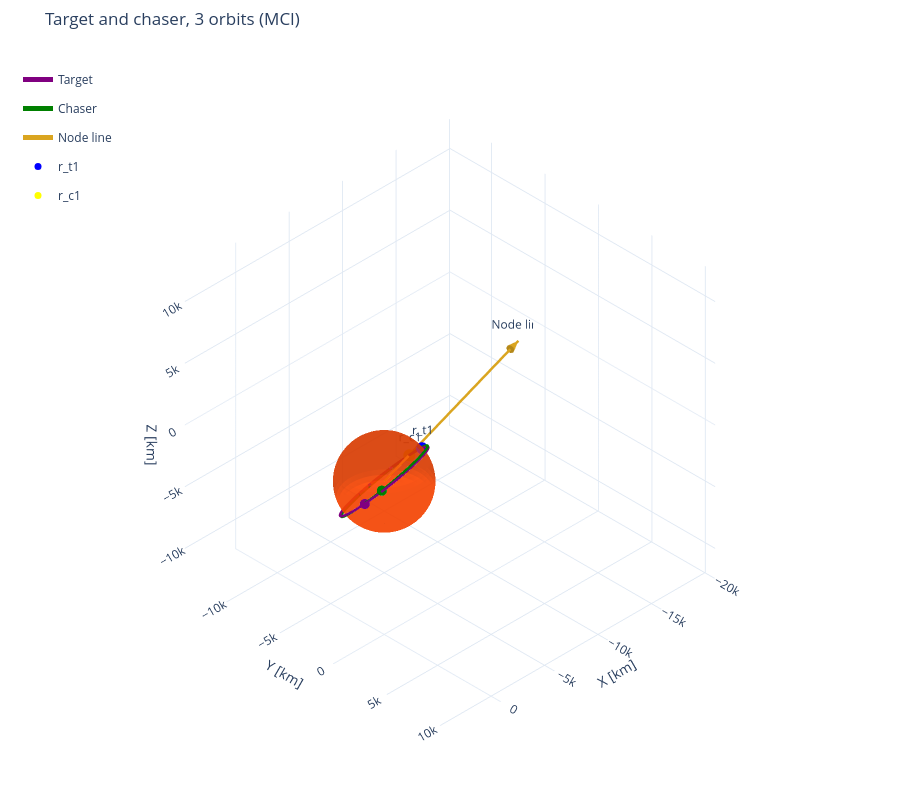

Notebook code cell kept with this figure:
### Code cell
vectors = [
    {
        "direction": n_hat,
        "length": 20000,
        "name": "Node line",
        "color": "goldenrod",
        "label": True,
    },
]

points = [
    {
        "name": "r_t1",
        "location": r_t1 * M_TO_KM,
        "color": "blue",
    },
    {
        "name": "r_c1",
        "location": r_c1 * M_TO_KM,
        "color": "yellow",
    },
    # {
    #     "name": "SOI along v_inf",
    #     "location": -mars_soi_km * unit(v_inf_mci_km),
    #     "color": "green",
    # },
]

fig = plot_3d(
    [rv_target_mci[:, 0:3] * M_TO_KM, rv_chaser_mci[:, 0:3] * M_TO_KM],
    [t_s, t_s],
    labels=["Target", "Chaser"],
    trace_colors=["purple", "green"],
    bodies={"name": "Mars", "radius": R_MARS * M_TO_KM, "color": "orangered"},
    title=f"Target and chaser, {N_ORBITS} orbits (MCI)",
    vectors=vectors,
    points=points,
    units="km",
)

### Figure 1 — Plotly figure (JSON) as saved in the notebook; plotly's stock layout.template omitted (floating-point values rounded to 4 significant figures; data arrays with more than 128 entries replaced by an {"elided": "..."} marker saying what was removed)
{"data": [{"colorscale": [[0, "orangered"], [1, "orangered"]], "hoverinfo": "skip", "name": "Mars", "opacity": 0.7, "showlegend": false, "showscale": false, "type": "surface", "x": {"elided": "60x30 float values"}, "y": {"elided": "60x30 float values"}, "z": {"elided": "60x30 float values"}}, {"legendgroup": "Target", "line": {"color": "purple", "width": 5}, "mode": "lines", "name": "Target", "type": "scatter3d", "x": {"elided": "3000 float values"}, "y": {"elided": "3000 float values"}, "z": {"elided": "3000 float values"}}, {"legendgroup": "Target", "marker": {"color": "purple", "size": 6}, "mode": "markers", "name": "Target End", "showlegend": false, "type": "scatter3d", "x": [3326.0], "y": [1500.0], "z": [587.9]}, {"legendgroup": "Chaser", "line": {"color": "green", "width": 5}, "mode": "lines", "name": "Chaser", "type": "scatter3d", "x": {"elided": "3000 float values"}, "y": {"elided": "3000 float values"}, "z": {"elided": "3000 float values"}}, {"legendgroup": "Chaser", "marker": {"color": "green", "size": 6}, "mode": "markers", "name": "Chaser End", "showlegend": false, "type": "scatter3d", "x": [2452.0], "y": [2225.0], "z": [1596.0]}, {"legendgroup": "vector-5", "line": {"color": "goldenrod", "width": 5}, "mode": "lines+text", "name": "Node line", "text": ["", "Node line"], "textposition": "top center", "type": "scatter3d", "x": [0, -18920.0], "y": [0, -6363.0], "z": [0, -1249.0]}, {"anchor": "tip", "colorscale": [[0, "goldenrod"], [1, "goldenrod"]], "hoverinfo": "skip", "legendgroup": "vector-5", "name": "Node line arrowhead", "showlegend": false, "showscale": false, "sizemode": "absolute", "sizeref": 1200, "type": "cone", "u": [-0.946], "v": [-0.3181], "w": [-0.06246], "x": [-18920.0], "y": [-6363.0], "z": [-1249.0]}, {"marker": {"color": "blue", "size": 7, "symbol": "circle"}, "mode": "markers+text", "name": "r_t1", "text": ["r_t1"], "textposition": "top center", "type": "scatter3d", "x": [-3593.0], "y": [-68.4], "z": [863.9]}, {"marker": {"color": "yellow", "size": 7, "symbol": "circle"}, "mode": "markers+text", "name": "r_c1", "text": ["r_c1"], "textposition": "top center", "type": "scatter3d", "x": [-3526.0], "y": [-1186.0], "z": [-232.8]}], "layout": {"height": 800, "legend": {"bgcolor": "rgba(0,0,0,0)", "borderwidth": 0, "x": 0.02, "y": 0.98}, "margin": {"b": 0, "l": 0, "r": 0, "t": 50}, "scene": {"aspectmode": "cube", "camera": {"eye": {"x": 1.732, "y": 1.732, "z": 1.732}, "projection": {"type": "orthographic"}, "up": {"x": 0, "y": 0, "z": 1}}, "xaxis": {"range": [-20050.0, 4761.0], "title": {"text": "X [km]"}}, "yaxis": {"range": [-13890.0, 10920.0], "title": {"text": "Y [km]"}}, "zaxis": {"range": [-12400.0, 12400.0], "title": {"text": "Z [km]"}}}, "title": {"text": "Target and chaser, 3 orbits (MCI)"}}}
